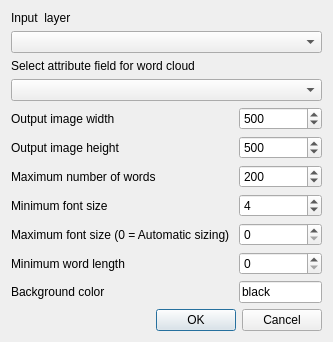
<?xml version="1.0" encoding="UTF-8"?>
<ui version="4.0">
 <class>Dialog</class>
 <widget class="QDialog" name="Dialog">
  <property name="geometry">
   <rect>
    <x>0</x>
    <y>0</y>
    <width>333</width>
    <height>333</height>
   </rect>
  </property>
  <property name="windowTitle">
   <string>Word Cloud</string>
  </property>
  <layout class="QVBoxLayout" name="verticalLayout">
   <item>
    <widget class="QLabel" name="label">
     <property name="text">
      <string>Input  layer</string>
     </property>
    </widget>
   </item>
   <item>
    <widget class="QgsMapLayerComboBox" name="layerComboBox"/>
   </item>
   <item>
    <widget class="QLabel" name="label_2">
     <property name="text">
      <string>Select attribute field for word cloud</string>
     </property>
    </widget>
   </item>
   <item>
    <widget class="QgsFieldComboBox" name="attrFieldComboBox"/>
   </item>
   <item>
    <layout class="QFormLayout" name="formLayout">
     <item row="0" column="0">
      <widget class="QLabel" name="label_3">
       <property name="text">
        <string>Output image width</string>
       </property>
      </widget>
     </item>
     <item row="0" column="1">
      <widget class="QSpinBox" name="widthSpinBox">
       <property name="minimum">
        <number>10</number>
       </property>
       <property name="maximum">
        <number>10000</number>
       </property>
       <property name="value">
        <number>500</number>
       </property>
      </widget>
     </item>
     <item row="1" column="0">
      <widget class="QLabel" name="label_4">
       <property name="text">
        <string>Output image height</string>
       </property>
      </widget>
     </item>
     <item row="1" column="1">
      <widget class="QSpinBox" name="heightSpinBox">
       <property name="minimum">
        <number>10</number>
       </property>
       <property name="maximum">
        <number>10000</number>
       </property>
       <property name="value">
        <number>500</number>
       </property>
      </widget>
     </item>
     <item row="2" column="0">
      <widget class="QLabel" name="label_5">
       <property name="text">
        <string>Maximum number of words</string>
       </property>
      </widget>
     </item>
     <item row="2" column="1">
      <widget class="QSpinBox" name="maxWordsSpinBox">
       <property name="minimum">
        <number>2</number>
       </property>
       <property name="maximum">
        <number>10000</number>
       </property>
       <property name="value">
        <number>200</number>
       </property>
      </widget>
     </item>
     <item row="3" column="0">
      <widget class="QLabel" name="label_6">
       <property name="text">
        <string>Minimum font size</string>
       </property>
      </widget>
     </item>
     <item row="3" column="1">
      <widget class="QSpinBox" name="minFontSpinBox">
       <property name="minimum">
        <number>2</number>
       </property>
       <property name="maximum">
        <number>400</number>
       </property>
       <property name="value">
        <number>4</number>
       </property>
      </widget>
     </item>
     <item row="4" column="0">
      <widget class="QLabel" name="label_7">
       <property name="text">
        <string>Maximum font size (0 = Automatic sizing) </string>
       </property>
      </widget>
     </item>
     <item row="4" column="1">
      <widget class="QSpinBox" name="maxFontSpinBox">
       <property name="minimum">
        <number>0</number>
       </property>
       <property name="maximum">
        <number>2000</number>
       </property>
       <property name="value">
        <number>0</number>
       </property>
      </widget>
     </item>
     <item row="5" column="0">
      <widget class="QLabel" name="label_8">
       <property name="text">
        <string>Minimum word length</string>
       </property>
      </widget>
     </item>
     <item row="5" column="1">
      <widget class="QSpinBox" name="minWordLengthSpinBox"/>
     </item>
     <item row="6" column="0">
      <widget class="QLabel" name="label_9">
       <property name="text">
        <string>Background color</string>
       </property>
      </widget>
     </item>
     <item row="6" column="1">
      <widget class="QLineEdit" name="backgroundLineEdit">
       <property name="text">
        <string>black</string>
       </property>
      </widget>
     </item>
    </layout>
   </item>
   <item>
    <spacer name="verticalSpacer">
     <property name="orientation">
      <enum>Qt::Vertical</enum>
     </property>
     <property name="sizeHint" stdset="0">
      <size>
       <width>20</width>
       <height>40</height>
      </size>
     </property>
    </spacer>
   </item>
   <item>
    <widget class="QDialogButtonBox" name="buttonBox">
     <property name="orientation">
      <enum>Qt::Horizontal</enum>
     </property>
     <property name="standardButtons">
      <set>QDialogButtonBox::Cancel|QDialogButtonBox::Ok</set>
     </property>
    </widget>
   </item>
  </layout>
 </widget>
 <customwidgets>
  <customwidget>
   <class>QgsFieldComboBox</class>
   <extends>QComboBox</extends>
   <header>qgsfieldcombobox.h</header>
  </customwidget>
  <customwidget>
   <class>QgsMapLayerComboBox</class>
   <extends>QComboBox</extends>
   <header>qgsmaplayercombobox.h</header>
  </customwidget>
 </customwidgets>
 <resources/>
 <connections>
  <connection>
   <sender>buttonBox</sender>
   <signal>accepted()</signal>
   <receiver>Dialog</receiver>
   <slot>accept()</slot>
   <hints>
    <hint type="sourcelabel">
     <x>248</x>
     <y>254</y>
    </hint>
    <hint type="destinationlabel">
     <x>157</x>
     <y>274</y>
    </hint>
   </hints>
  </connection>
  <connection>
   <sender>buttonBox</sender>
   <signal>rejected()</signal>
   <receiver>Dialog</receiver>
   <slot>reject()</slot>
   <hints>
    <hint type="sourcelabel">
     <x>316</x>
     <y>260</y>
    </hint>
    <hint type="destinationlabel">
     <x>286</x>
     <y>274</y>
    </hint>
   </hints>
  </connection>
 </connections>
</ui>
